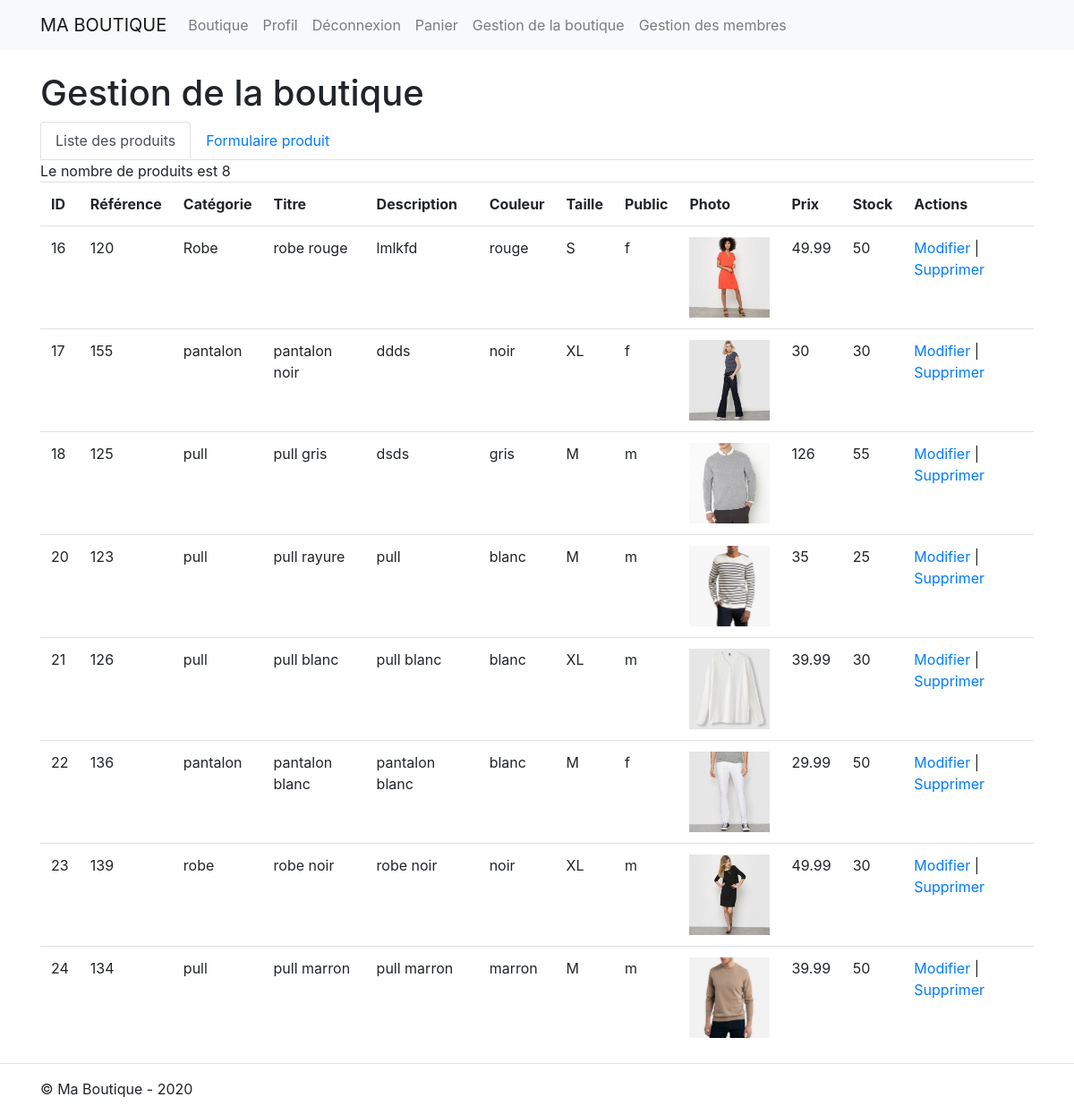
The app's page /admin/gestion_boutique.php (signed in) with its own data.
### tables this page shows
CREATE TABLE `produit` (
  `id_produit` int(3) NOT NULL,
  `reference` varchar(20) NOT NULL,
  `categorie` varchar(20) NOT NULL,
  `titre` varchar(100) NOT NULL,
  `description` text NOT NULL,
  `couleur` varchar(20) NOT NULL,
  `taille` varchar(5) NOT NULL,
  `public` enum('m','f','mixte') NOT NULL,
  `photo` varchar(250) NOT NULL,
  `prix` float NOT NULL,
  `stock` int(3) NOT NULL
);

### inc/functions.php (called while the page is built, shortened)
<?php
function estConnecte(){
    if(isset($_SESSION['membre'])){
        return true;
    }else{
        return false;
        }
}
function estAdmin(){
    if(estConnecte() && $_SESSION['membre']['statut'] == 1){
        return true;
    }else{
        return false;
    }
}
function executeRequete($requete, $param= array()){
        global $pdo;
        $resultat = $pdo->prepare($requete);
        $succes = $resultat->execute($param);
        if($succes){
            return $resultat ;
        } else{
            return false;
        }
}

### inc/init.php (called while the page is built, shortened)
<?php
$pdo = new PDO('mysql:host=localhost; dbname=boutique','root', '', array(PDO::ATTR_ERRMODE =>PDO::ERRMODE_WARNING, PDO::MYSQL_ATTR_INIT_COMMAND => 'SET NAMES utf8'));
$contenu='';
require_once 'functions.php';

### admin/gestion_boutique.php (the view, shortened to what this page needs)
<?php
require_once '../inc/init.php';
require_once '../inc/header.php';
$resultat  = executeRequete("SELECT * FROM produit");
$contenu .="Le nombre de produits est ".$resultat->rowCount();
$contenu .='<table class="table">';
    $contenu .='<tr>';
    $contenu .='<th>ID</th>';
    $contenu .='<th>Référence</th>';
    $contenu .='<th>Catégorie</th>';
    $contenu .='<th>Titre</th>';
    $contenu .='<th>Description</th>';
    $contenu .='<th>Couleur</th>';
    $contenu .='<th>Taille</th>';
    $contenu .='<th>Public</th>';
    $contenu .='<th>Photo</th>';
    $contenu .='<th>Prix</th>';
    $contenu .='<th>Stock</th>';
    $contenu .='<th>Actions</th>';
    $contenu .='</tr>';
    while($produit=$resultat->fetch(PDO::FETCH_ASSOC)){
            $contenu .='<tr>';
            foreach($produit as $indice => $information){
                if($indice=='photo'){
                    $contenu .='<td><img src="../'.$information .'" style="width:90px"></td>';
                 }
                else{
                    $contenu .='<td>'.$information .'</td>';
                }
            }
            $contenu .='<td>
                            <a href="formulaire_produit.php?id_produit='.$produit['id_produit'].'">Modifier</a> | <a href="?id_produit='.$produit['id_produit'].'"  onclick="return confirm(\'Etes-vous certain de vouloir supprimer ce produit ?\');">Supprimer</a>
                       </td>';
            $contenu .='</tr>';
}
$contenu .='</table>';
?>
<h1 class="mt-4">Gestion de la boutique</h1>
<ul class="nav nav-tabs">
    <li><a href="gestion_boutique.php" class="nav-link active">Liste des produits</a></li>
    <li><a href="formulaire_produit.php" class="nav-link">Formulaire produit</a></li>
</ul>
<?php
echo $contenu;
require_once '../inc/footer.php';

### inc/header.php (shortened to what this page needs)
<!doctype html>
<html lang="fr">
  <head>
    <link rel="stylesheet" href="https://stackpath.bootstrapcdn.com/bootstrap/4.5.2/css/bootstrap.min.css">
  </head>
  <body>
<nav class="navbar navbar-expand-lg navbar-light bg-light">
   <div class="container">
        <a class="navbar-brand" href="<?php echo RACINE_SITE . 'index.php' ;?>">MA BOUTIQUE</a>
        <div class="collapse navbar-collapse" id="navbarNav">
            <ul class="navbar-nav">
            <?php
                echo '<li><a class="nav-link" href="'. RACINE_SITE .'index.php">Boutique</a></li>';
                if(estConnecte()){
                    echo '<li><a class="nav-link" href="'. RACINE_SITE .'profil.php">Profil</a></li>';
                    echo '<li><a class="nav-link" href="'. RACINE_SITE .'connexion.php?action=deconnexion">Déconnexion</a></li>';
                }else{
                    echo '<li><a class="nav-link" href="'. RACINE_SITE .'inscription.php">Inscription</a></li>';
                    echo '<li><a class="nav-link" href="'. RACINE_SITE .'connexion.php">Connexion</a></li>';
                }
                echo '<li><a class="nav-link" href="'. RACINE_SITE .'panier.php">Panier</a></li>';
                if(estAdmin()) {
                    echo '<li><a class="nav-link" href="'. RACINE_SITE .'admin/gestion_boutique.php">Gestion de la boutique</a></li>';
                    echo '<li><a class="nav-link" href="'. RACINE_SITE .'admin/gestion_membre.php">Gestion des membres</a></li>';
                }
              ?>
            </ul>
        </div>
    </div>
</nav>
    <main class="container" style="min-height:80vh;">

### inc/footer.php (shortened to what this page needs)
</main>
    <hr>
<footer>
        <div class="container">
            <div class="row">
                <div class="col-lg-12">
                 <p>&copy; Ma Boutique - <?php echo date('Y'); ?></p>
                </div>
            </div>
        </div>
    </footer>
  </body>
</html>

### records on screen
produit: id_produit "16", reference "120", categorie "Robe", titre "robe rouge", description "lmlkfd", couleur "rouge", taille "S", public "f", photo (picture), prix "49.99", stock "50"
produit: id_produit "17", reference "155", categorie "pantalon", titre "pantalon noir", description "ddds", couleur "noir", taille "XL", public "f", photo (picture), prix "30", stock "30"
produit: id_produit "18", reference "125", categorie "pull", titre "pull gris", description "dsds", couleur "gris", taille "M", public "m", photo (picture), prix "126", stock "55"
produit: id_produit "20", reference "123", categorie "pull", titre "pull rayure", description "pull", couleur "blanc", taille "M", public "m", photo (picture), prix "35", stock "25"
produit: id_produit "21", reference "126", categorie "pull", titre "pull blanc", description "pull blanc", couleur "blanc", taille "XL", public "m", photo (picture), prix "39.99", stock "30"
produit: id_produit "22", reference "136", categorie "pantalon", titre "pantalon blanc", description "pantalon blanc", couleur "blanc", taille "M", public "f", photo (picture), prix "29.99", stock "50"
produit: id_produit "23", reference "139", categorie "robe", titre "robe noir", description "robe noir", couleur "noir", taille "XL", public "m", photo (picture), prix "49.99", stock "30"
produit: id_produit "24", reference "134", categorie "pull", titre "pull marron", description "pull marron", couleur "marron", taille "M", public "m", photo (picture), prix "39.99", stock "50"

### other values on screen
$contenu "Le nombre de produits est 8"
